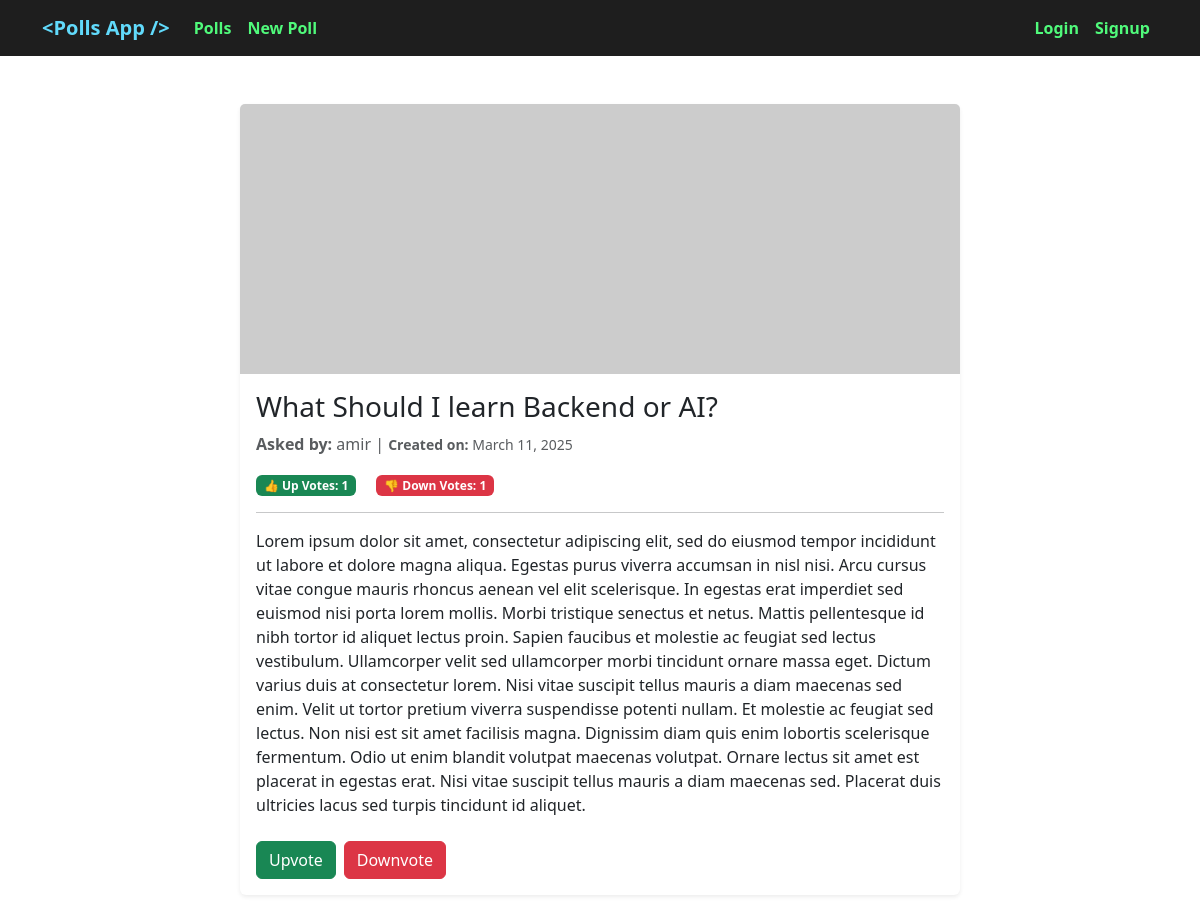
Before: /poll/2/ with the older database file.
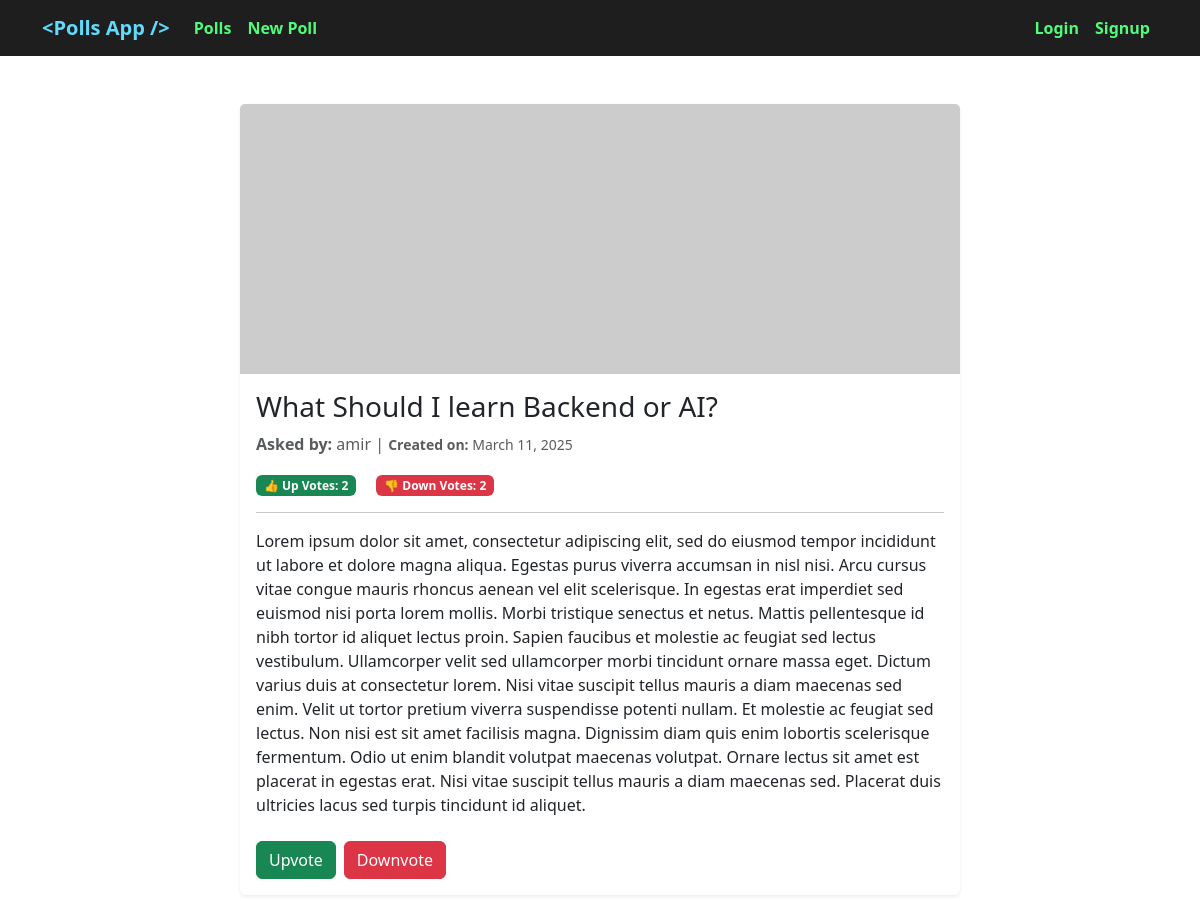
After: the same page with the newer database file.
### polls/models.py (models this page shows, shortened)
class Poll(models.Model):
    question = models.CharField(max_length=700)
    user = models.ForeignKey(get_user_model(), on_delete=models.CASCADE)
    description = models.TextField(blank=True)
    up_vote = models.PositiveIntegerField(default=0)
    down_vote = models.PositiveIntegerField(default=0)
    upvoted_by = models.ManyToManyField(get_user_model(), related_name='upvoted_polls', blank=True)
    downvoted_by = models.ManyToManyField(get_user_model(), related_name='downvoted_polls', blank=True)
    datetime_created = models.DateTimeField(auto_now_add=True)
    datetime_modified = models.DateTimeField(auto_now=True)

### accounts/models.py (models this page shows)
class CustomUser(AbstractUser):
    ROLE_CHOICES = [
        ('M', 'Manager'),
        ('E', 'Employee'),
        ('S', 'Student'),
        ('O', 'Other'),
    ]
    role = models.CharField(choices=ROLE_CHOICES, max_length=1, default=ROLE_CHOICES[3][0])

### polls/views.py (the view)
# urls.py: path('poll/<int:pk>/', poll_detail_view, name='poll_detail'),
def poll_detail_view(request, pk):
    poll = get_object_or_404(Poll, pk=pk)
    return render(request, 'polls/poll_detail.html', context={'poll': poll})

### polls/templates/polls/poll_detail.html (shortened to what this page needs)
{% extends '_base.html' %}
{% block content %}
    <div class="container mt-5">
        <div class="row justify-content-center">
            <div class="col-md-8">
                <div class="card shadow-sm border-0 rounded">
                    <img src="https://placehold.co/800x300" class="card-img-top img-fluid" alt="Poll image for {{ poll.question }}">
                    <div class="card-body">
                        <h3 class="card-title">{{ poll.question }}</h3>
                        <p class="card-text text-muted">
                            <strong>Asked by:</strong> {{ poll.user }} |
                            <small><strong>Created on:</strong> {{ poll.datetime_created|date:"F d, Y" }}</small>
                        </p>
                        <div class="d-flex justify-content-between align-items-center">
                            <div>
                                <span class="badge bg-success">👍 Up Votes: {{ poll.up_vote }}</span>
                                <span class="badge bg-danger mx-3">👎 Down Votes: {{ poll.down_vote }}</span>
                            </div>
                        </div>
                        <hr>
                        <p>{{ poll.description }}</p>
                        <div class="mt-4 d-flex justify-content-between flex-column flex-sm-row">
                            <div class="btn-group">
                                <form action="{% url 'poll_vote' poll.id %}" method="post">
                                    <button type="submit" class="btn btn-success">Upvote</button>
                                </form>
                                <form action="{% url 'poll_down_vote' poll.id %}" method="post" class="ms-2">
                                    <button type="submit" class="btn btn-danger">Downvote</button>
                                </form>
                            </div>
                        </div>
                    </div>
                </div>
            </div>
        </div>
    </div>
{% endblock content %}

Changed rows visible on the page:
changed Poll "What Should I learn Backend or AI?": up_vote "1" → "2"; down_vote "1" → "2"
